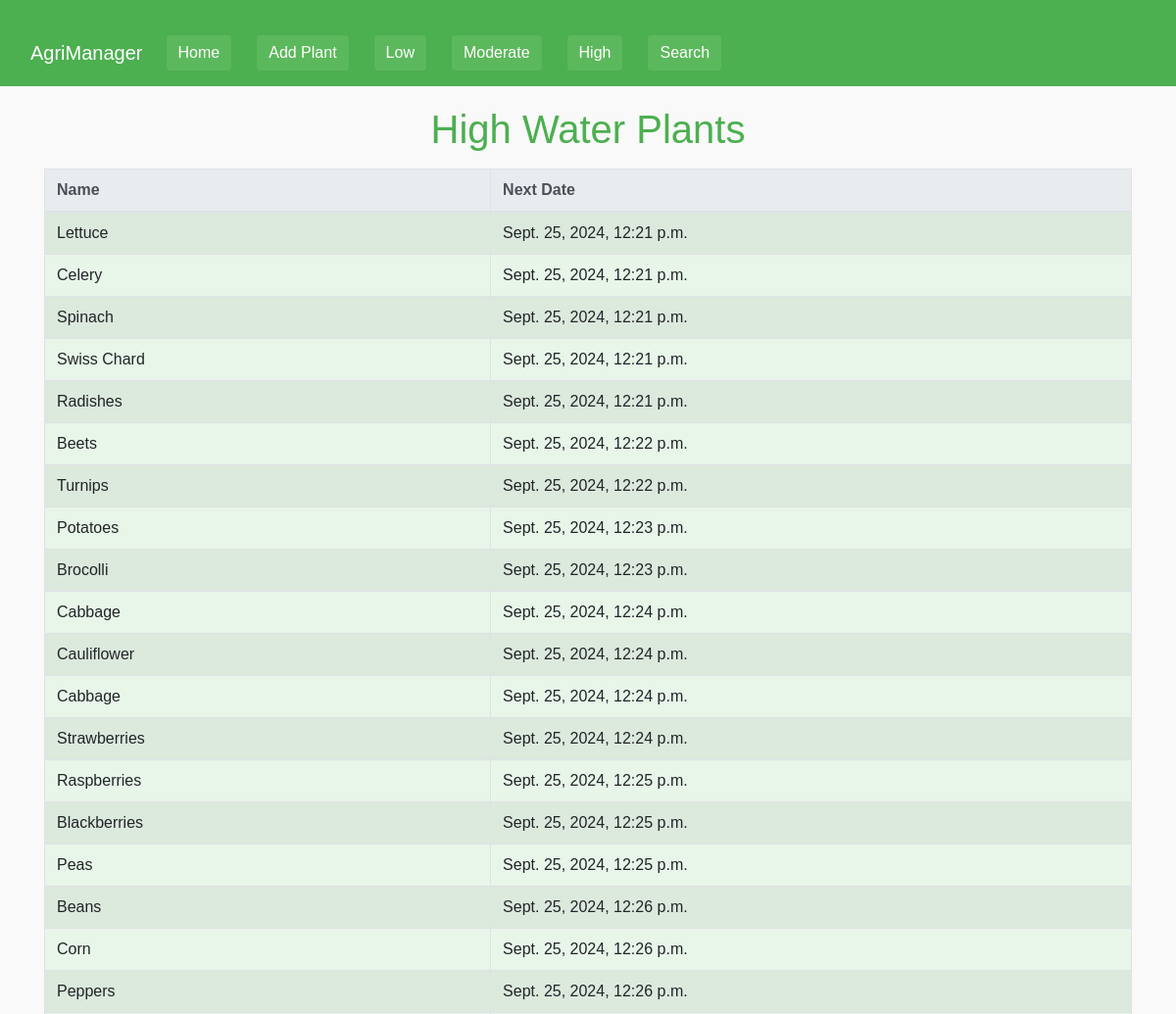
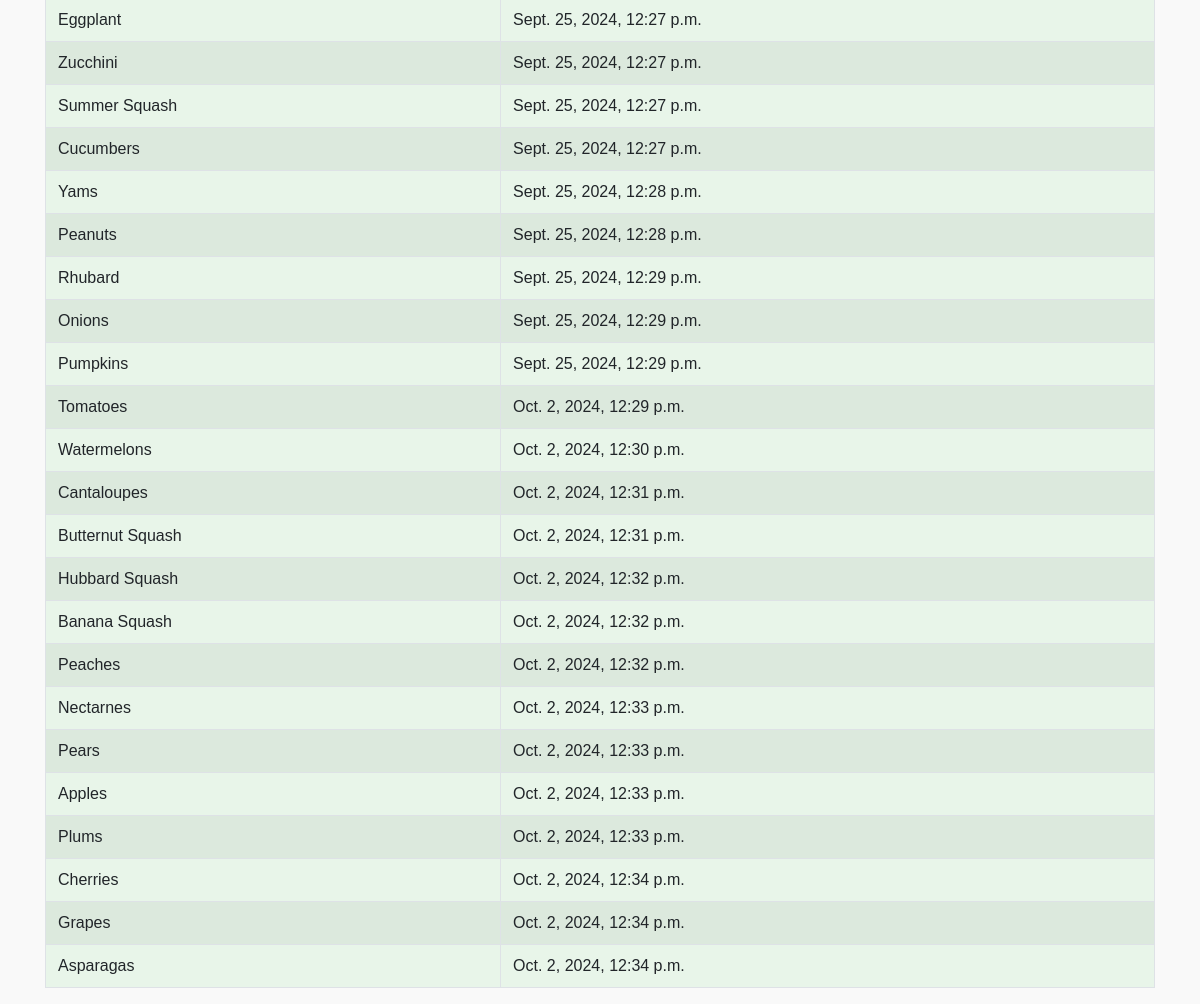
/water-management/, run on the app's committed database (2 pictures, top to bottom).
### water_management/models.py (models this page shows, shortened)
class GardeningSchedule(models.Model):
    plant_name = models.CharField(max_length=100)
    plant_countdown_days = models.IntegerField(default=7)
    last_datetime = models.DateTimeField(default=timezone.now)
    next_datetime = models.DateTimeField(default=timezone.now)
    category = models.CharField(default='low',max_length=50, choices=[('low', 'low'), ('moderate', 'moderate'), ('high', 'high')], null=False)
    default_days = models.IntegerField(default=0)
    gnumber = models.IntegerField(default=2)

### water_management/views.py (the view)
# urls.py: 2. Add a URL to urlpatterns:  path('', views.home, name='home')
def home(request):
    water_plants = GardeningSchedule.objects.all()
    return render(request, 'awaiting.html', {'all_water_plants': water_plants})

### water_management/templates/awaiting.html (shortened to what this page needs)
{% extends 'welcome.html' %}
{% block content %}
<div class="container">
    <h1 class="text-center mt-3 mb-3" style="color: #4CAF50;">High Water Plants</h1>
    <table class="table table-bordered table-striped" style="background-color: #e8f5e9;">
       <thead class="thead-light">
         <tr>
           <th scope="col">Name</th>
           <th scope="col">Next Date</th>
         </tr>
       </thead>
       <tbody>
       {% for i in all_water_plants %}
         <tr>
           <td>{{ i.plant_name }}</td>
           <td>{{ i.next_datetime }}</td>
         </tr>
       {% endfor %}
       </tbody>
     </table>
</div>
{% endblock %}

### water_management/templates/welcome.html (shortened to what this page needs)
<html lang="en">
  <head>
    <link
      rel="stylesheet"
      href="https://cdn.jsdelivr.net/npm/bootstrap@4.0.0/dist/css/bootstrap.min.css"
    />
  </head>
  <body>
    <nav class="navbar navbar-expand-lg">
      <div class="container-fluid">
        <a class="navbar-brand" href="#">AgriManager</a>
        <div class="collapse navbar-collapse" id="navbarNav">
          <ul class="navbar-nav">
            <li class="nav-item">
              <a class="nav-link" href="{% url 'home' %}">
                <button class="btn btn-nav">Home</button>
              </a>
            </li>
            <li class="nav-item">
              <a class="nav-link" href="{% url 'add' %}">
                <button class="btn btn-nav">Add Plant</button>
              </a>
            </li>
            <li class="nav-item">
              <a class="nav-link" href="{% url 'low' %}">
                <button class="btn btn-nav">Low</button>
              </a>
            </li>
            <li class="nav-item">
              <a class="nav-link" href="{% url 'moderate' %}">
                <button class="btn btn-nav">Moderate</button>
              </a>
            </li>
            <li class="nav-item">
              <a class="nav-link" href="{% url 'high' %}">
                <button class="btn btn-nav">High</button>
              </a>
            </li>
              <a class="nav-link" href="{% url 'plant_search' %}">
                <button class="btn btn-nav">Search</button>
              </a>
          </ul>
        </div>
      </div>
    </nav>
    <div class="container-fluid">
      {% block content %}{% endblock %}
    </div>
  </body>
</html>

### water_management/templates/welcome.html (style rules this page uses)
body { background-color: #f9f9f9; font-family: 'Arial', sans-serif; }
.navbar { background-color: #4CAF50; }
.navbar-brand, .nav-link { color: #fff !important; }
.container-fluid { margin-top: 20px; }
.btn-nav { color: #fff; background-color: #5cb85c; border: none; margin-right: 10px; }

### data on the page
GardeningSchedule: plant_name "Lettuce", next_datetime "Sept. 25, 2024, 12:21 p.m."
GardeningSchedule: plant_name "Celery", next_datetime "Sept. 25, 2024, 12:21 p.m."
GardeningSchedule: plant_name "Spinach", next_datetime "Sept. 25, 2024, 12:21 p.m."
GardeningSchedule: plant_name "Swiss Chard", next_datetime "Sept. 25, 2024, 12:21 p.m."
GardeningSchedule: plant_name "Radishes", next_datetime "Sept. 25, 2024, 12:21 p.m."
GardeningSchedule: plant_name "Beets", next_datetime "Sept. 25, 2024, 12:22 p.m."
GardeningSchedule: plant_name "Turnips", next_datetime "Sept. 25, 2024, 12:22 p.m."
GardeningSchedule: plant_name "Potatoes", next_datetime "Sept. 25, 2024, 12:23 p.m."
GardeningSchedule: plant_name "Brocolli", next_datetime "Sept. 25, 2024, 12:23 p.m."
GardeningSchedule: plant_name "Cabbage", next_datetime "Sept. 25, 2024, 12:24 p.m."
GardeningSchedule: plant_name "Cauliflower", next_datetime "Sept. 25, 2024, 12:24 p.m."
GardeningSchedule: plant_name "Cabbage", next_datetime "Sept. 25, 2024, 12:24 p.m."
GardeningSchedule: plant_name "Strawberries", next_datetime "Sept. 25, 2024, 12:24 p.m."
GardeningSchedule: plant_name "Raspberries", next_datetime "Sept. 25, 2024, 12:25 p.m."
GardeningSchedule: plant_name "Blackberries", next_datetime "Sept. 25, 2024, 12:25 p.m."
GardeningSchedule: plant_name "Peas", next_datetime "Sept. 25, 2024, 12:25 p.m."
GardeningSchedule: plant_name "Beans", next_datetime "Sept. 25, 2024, 12:26 p.m."
GardeningSchedule: plant_name "Corn", next_datetime "Sept. 25, 2024, 12:26 p.m."
GardeningSchedule: plant_name "Peppers", next_datetime "Sept. 25, 2024, 12:26 p.m."
GardeningSchedule: plant_name "Eggplant", next_datetime "Sept. 25, 2024, 12:27 p.m."
GardeningSchedule: plant_name "Zucchini", next_datetime "Sept. 25, 2024, 12:27 p.m."
GardeningSchedule: plant_name "Summer Squash", next_datetime "Sept. 25, 2024, 12:27 p.m."
GardeningSchedule: plant_name "Cucumbers", next_datetime "Sept. 25, 2024, 12:27 p.m."
GardeningSchedule: plant_name "Yams", next_datetime "Sept. 25, 2024, 12:28 p.m."
GardeningSchedule: plant_name "Peanuts", next_datetime "Sept. 25, 2024, 12:28 p.m."
GardeningSchedule: plant_name "Rhubard", next_datetime "Sept. 25, 2024, 12:29 p.m."
GardeningSchedule: plant_name "Onions", next_datetime "Sept. 25, 2024, 12:29 p.m."
GardeningSchedule: plant_name "Pumpkins", next_datetime "Sept. 25, 2024, 12:29 p.m."
GardeningSchedule: plant_name "Tomatoes", next_datetime "Oct. 2, 2024, 12:29 p.m."
GardeningSchedule: plant_name "Watermelons", next_datetime "Oct. 2, 2024, 12:30 p.m."
GardeningSchedule: plant_name "Cantaloupes", next_datetime "Oct. 2, 2024, 12:31 p.m."
GardeningSchedule: plant_name "Butternut Squash", next_datetime "Oct. 2, 2024, 12:31 p.m."
GardeningSchedule: plant_name "Hubbard Squash", next_datetime "Oct. 2, 2024, 12:32 p.m."
GardeningSchedule: plant_name "Banana Squash", next_datetime "Oct. 2, 2024, 12:32 p.m."
GardeningSchedule: plant_name "Peaches", next_datetime "Oct. 2, 2024, 12:32 p.m."
GardeningSchedule: plant_name "Nectarnes", next_datetime "Oct. 2, 2024, 12:33 p.m."
GardeningSchedule: plant_name "Pears", next_datetime "Oct. 2, 2024, 12:33 p.m."
GardeningSchedule: plant_name "Apples", next_datetime "Oct. 2, 2024, 12:33 p.m."
GardeningSchedule: plant_name "Plums", next_datetime "Oct. 2, 2024, 12:33 p.m."
GardeningSchedule: plant_name "Cherries", next_datetime "Oct. 2, 2024, 12:34 p.m."
GardeningSchedule: plant_name "Grapes", next_datetime "Oct. 2, 2024, 12:34 p.m."
GardeningSchedule: plant_name "Asparagas", next_datetime "Oct. 2, 2024, 12:34 p.m."
